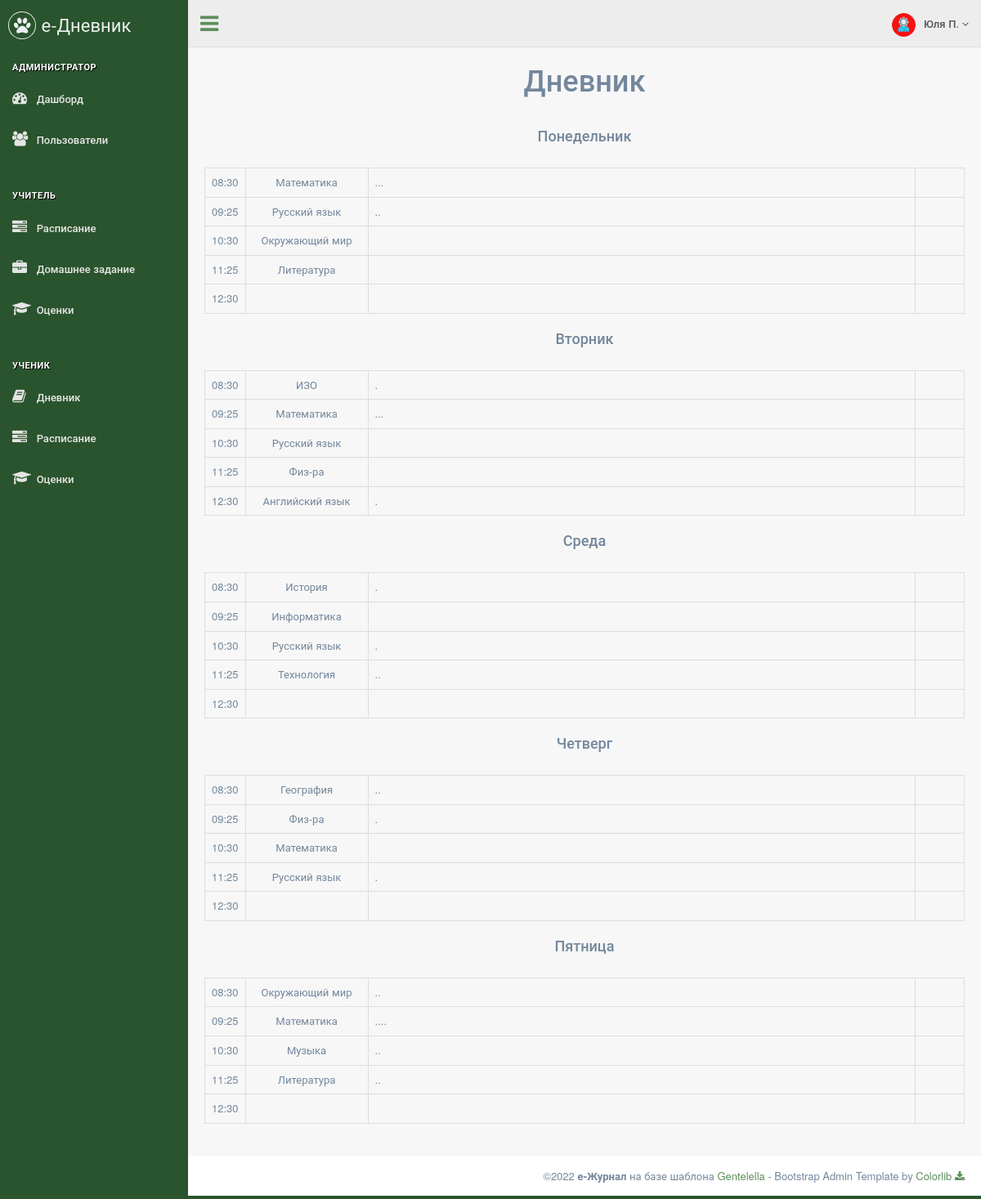
The app's page /student/diary (signed in) with its own data.
### data/menu.py (models this page shows)
class Menu(ORMBase):
    __tablename__ = 'menu'
    id = Column(Integer, primary_key=True, autoincrement=True, unique=True)
    name = Column(String, nullable=True)
    section = Column(String, nullable=True)
    title = Column(String, nullable=True)
    icon = Column(String, nullable=True)
    ref = Column(String, nullable=True)
    roles = Column(String, nullable=True)
    order = Column(Integer, nullable=True)

### data/users.py (models this page shows)
class Users(ORMBase, UserMixin):
    __tablename__ = 'users'
    __json_exclude__ = set(["password"])
    id = Column(Integer, primary_key=True, autoincrement=True, unique=True)
    name = Column(String, nullable=True)
    surname = Column(String, nullable=True)
    otchestvo = Column(String, nullable=True)
    login = Column(String, nullable=True)
    password = Column(String, nullable=True)
    role = Column(String, nullable=True)
    class_id = Column(Integer, ForeignKey('classes.cl_id'), nullable=True)
    active = Column(Integer, nullable=True)

### main.py (the view)
@app.route('/student/diary')
def student_diary():
    days = {'Понедельник': [['Математика', '...'], ['Русский язык', '..'], ['Окружающий мир', ''], ['Литература', ''],
                            ['', '']],
            'Вторник': [['ИЗО', '.'], ['Математика', '...'], ['Русский язык', ''], ['Физ-ра', ''],
                        ['Английский язык', '.']],
            'Среда': [['История', '.'], ['Информатика', ''], ['Русский язык', '.'], ['Технология', '..'], ['', '']],
            'Четверг': [['География', '..'], ['Физ-ра', '.'], ['Математика', ''], ['Русский язык', '.'], ['', '']],
            'Пятница': [['Окружающий мир', '..'], ['Математика', '....'], ['Музыка', '..'], ['Литература', '..'],
                        ['', '']]
            }
    return render_page(['admin', 'student'], '/student/diary', 'student_diary.html', days=days)

### main.py (called while the page is built)
@login_manager.user_loader
def load_user(user_id):
    return session.query(Users).get(user_id)

def get_menu(role):
    items = session.query(Menu).filter(Menu.roles.ilike(f'%{role}%')).all()
    menu = dict()
    section = ""
    for item in items:
        if item.section:
            arr = menu.get(section)
            arr.append(item)
            menu[section] = arr
        else:
            section = item.title
            menu[section] = []
    return menu

def render_page(roles, ref, template, **context):
    if not login_fresh():
        return render_403()
    else:
        if current_user.role in roles:
            menu = get_menu(current_user.role)
            if not context:
                context = dict()
            context["menu"] = menu
            context["ref"] = ref
            context["role"] = current_user.role
            context["username"] = f"{current_user.name} {current_user.surname[0]}."
            return render_template(template, **context)
        else:
            return render_403()

### templates/student_diary.html (shortened to what this page needs)
{% extends "page_base.html" %}
{% block content %}
<br><br><br>
<div class="main">
    <div class="container">
        <h1 align="center">Дневник</h1>
        {% for day in days.keys() %}
        <h4 align="center">{{day}}</h4>
        <table align="center" class="table table-bordered">
            <tr>
                <td width="10">08:30</td>
                <td align="center" width="150">{{ days[day][0][0] }}</td>
                <td>{{ days[day][0][1] }}</td>
                <td width="60"></td>
            </tr>
            <tr>
                <td width="10">09:25</td>
                <td align="center" width="150">{{ days[day][1][0] }}</td>
                <td>{{ days[day][1][1] }}</td>
                <td width="60"></td>
            </tr>
            <tr>
                <td width="10">10:30</td>
                <td align="center" width="150">{{ days[day][2][0] }}</td>
                <td>{{ days[day][2][1] }}</td>
                <td width="60"></td>
            </tr>
            <tr>
                <td width="10">11:25</td>
                <td align="center" width="150">{{ days[day][3][0] }}</td>
                <td>{{ days[day][3][1] }}</td>
                <td width="60"></td>
            </tr>
            <tr>
                <td width="10">12:30</td>
                <td align="center" width="150">{{ days[day][4][0] }}</td>
                <td>{{ days[day][4][1] }}</td>
                <td width="60"></td>
            </tr>
        </table>
        {% endfor %}
    </div>
</div>
{% endblock %}

### templates/page_base.html (shortened to what this page needs)
<!DOCTYPE html>
<html lang="en">
  <head>
    <link href="/static/vendors/bootstrap/css/bootstrap.min.css" rel="stylesheet">
    <link href="/static/vendors/font-awesome/css/font-awesome.min.css" rel="stylesheet">
    <link href="/static/vendors/nprogress/nprogress.css" rel="stylesheet">
    <link href="/static/vendors/animate.css/animate.min.css" rel="stylesheet">
    <link href="/static/vendors/datatables.net-bs/css/dataTables.bootstrap.min.css" rel="stylesheet">
    <link href="/static/vendors/datatables.net-buttons-bs/css/buttons.bootstrap.min.css" rel="stylesheet">
    <link href="/static/vendors/datatables.net-fixedheader-bs/css/fixedHeader.bootstrap.min.css" rel="stylesheet">
    <link href="/static/vendors/datatables.net-responsive-bs/css/responsive.bootstrap.min.css" rel="stylesheet">
    <link href="/static/vendors/datatables.net-scroller-bs/css/scroller.bootstrap.min.css" rel="stylesheet">
    <link href="/static/vendors/switchery/switchery.css" rel="stylesheet">
    <link href="/static/vendors/bootstrap-datetimepicker/css/bootstrap-datetimepicker.css" rel="stylesheet">
    <link href="/static/css/custom.css" rel="stylesheet">
  </head>
  <body class="nav-md">
    <div class="container body">
      <div class="main_container">
        <div class="col-md-3 left_col">
          <div class="left_col scroll-view">
            <div class="navbar nav_title" style="border: 0;">
              <a href="index.html" class="site_title"><i class="fa fa-paw"></i> <span>е-Дневник</span></a>
            </div>
            <br />
            <div id="sidebar-menu" class="main_menu_side hidden-print main_menu">
              {% for section in menu.keys() %}
                <div class="menu_section">
                  <h3>{{ section }}</h3>
                  <ul class="nav side-menu">
                    {% for item in menu.get(section) %}
                      {% if item.ref == ref %}
                        <li class="active"><a href="{{ item.ref }}"><i class="{{ item.icon }}"></i> {{ item.title }}</a></li>
                      {% else %}
                        <li><a href="{{ item.ref }}"><i class="{{ item.icon }}"></i> {{ item.title }}</a></li>
                      {% endif %}
                    {% endfor %}
                  </ul>
                </div>
              {% endfor %}
            </div>
          </div>
        </div>
        <div class="top_nav">
          <div class="nav_menu">
            <nav>
              <div class="nav toggle">
                <a id="menu_toggle"><i class="fa fa-bars"></i></a>
              </div>
              <ul class="nav navbar-nav navbar-right">
                <li class="">
                  <a href="javascript:;" class="user-profile dropdown-toggle" data-toggle="dropdown" aria-expanded="false">
                    <img src="/static/images/{{ role }}.png" alt="">{{ username }}
                    <span class=" fa fa-angle-down"></span>
                  </a>
                </li>
              </ul>
            </nav>
          </div>
        </div>
        <div id="page-content" class="right_col" role="main">
          {% block content %}{% endblock %}
        </div>
        <footer>
          <div class="pull-right">
            ©2022 <b>e-Журнал</b> на базе шаблона <a href="https://colorlib.com/polygon/gentelella/index.html">Gentelella</a> - Bootstrap Admin Template by <a href="https://github.com/ColorlibHQ/gentelella">Colorlib <i class="fa fa-download"></i></a>
          </div>
          <div class="clearfix"></div>
        </footer>
      </div>
    </div>
  </body>
</html>

### records on screen
Menu: title "АДМИНИСТРАТОР"
Menu: title "Дашборд"
Menu: title "Пользователи"
Menu: title "УЧИТЕЛЬ"
Menu: title "Расписание"
Menu: title "Домашнее задание"
Menu: title "Оценки"
Menu: title "УЧЕНИК"
Menu: title "Дневник"
Menu: title "Расписание"
Menu: title "Оценки"
Users: role (picture)

### other values on screen
{{ username }} "Юля П."
{{ day }} "Понедельник" "Вторник" "Среда" "Четверг" "Пятница"
{{ days[day][0][0] }} "Математика" "ИЗО" "История" "География" "Окружающий мир"
{{ days[day][0][1] }} "..." "." "." ".." ".."
{{ days[day][1][0] }} "Русский язык" "Математика" "Информатика" "Физ-ра" "Математика"
{{ days[day][1][1] }} ".." "..." "." "...."
{{ days[day][2][0] }} "Окружающий мир" "Русский язык" "Русский язык" "Математика" "Музыка"
{{ days[day][3][0] }} "Литература" "Физ-ра" "Технология" "Русский язык" "Литература"
{{ days[day][4][0] }} "Английский язык"
{{ days[day][4][1] }} "."
{{ days[day][2][1] }} "." ".."
{{ days[day][3][1] }} ".." "." ".."
